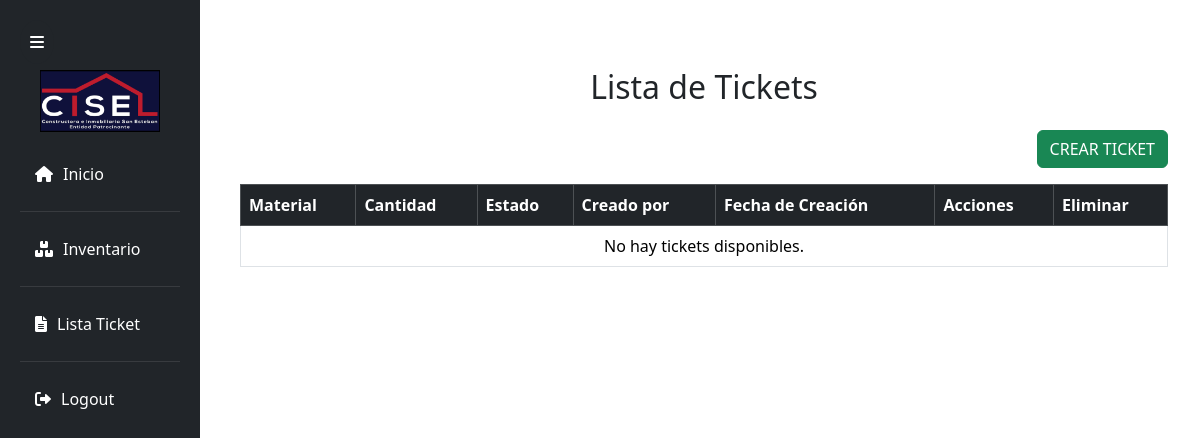
Page /tickets/ (signed in) on the earlier database version.
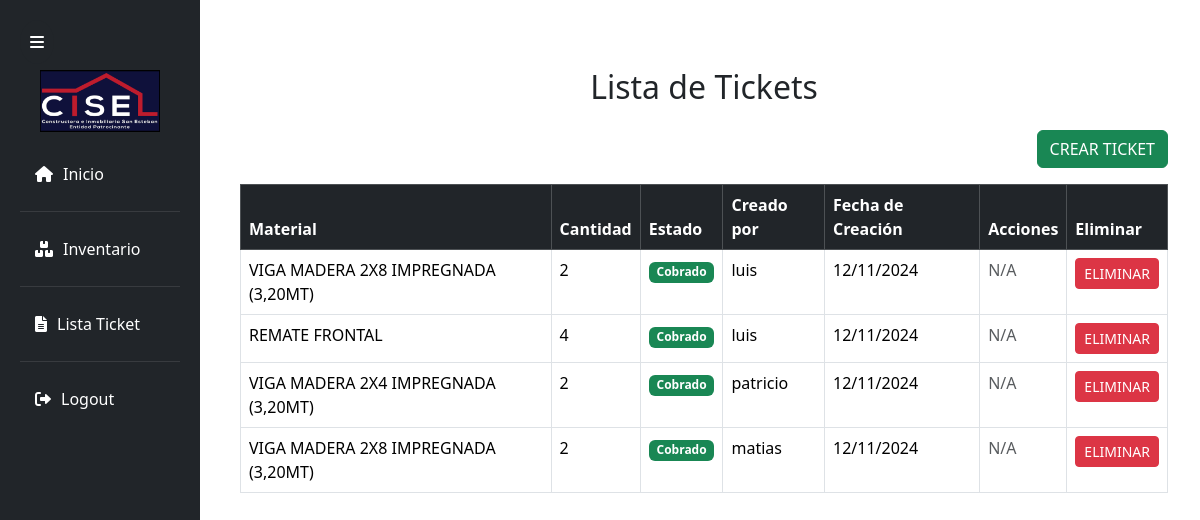
Same page on the later database version.
### Polls/models.py (models this page shows, shortened)
class Ticket(models.Model):
    ESTADO_CHOICES = [
        ('pendiente', 'Pendiente'),
        ('cobrado', 'Cobrado'),
    ]
    usuario = models.ForeignKey(CustomUser, on_delete=models.CASCADE)
    material_solicitado = models.ForeignKey(Material, on_delete=models.CASCADE)
    cantidad = models.IntegerField()
    estado = models.CharField(max_length=20, choices=ESTADO_CHOICES, default='pendiente')
    fecha_creacion = models.DateTimeField(auto_now_add=True)

class Material(models.Model):
    nombre = models.CharField(max_length=100)
    descripcion = models.TextField(blank=True, null=True)
    unidad_medida = models.ForeignKey('UnidadMedida', on_delete=models.CASCADE)
    cantidad_disponible = models.IntegerField()
    stock = models.IntegerField()
    activo = models.BooleanField(default=True)  # Campo para eliminación lógica

class CustomUser(AbstractUser):
    roles = models.ManyToManyField(Role,  related_name='users')

### Polls/views.py (the view)
# urls.py: path('tickets/', views.lista_tickets, name='lista_tickets'),
@login_required
@user_passes_test(lambda u: has_any_role(u, [JEFE_OBRA, JEFE_BODEGA, CAPATAZ]), login_url='/access_denied/')
def lista_tickets(request):
    tickets = Ticket.objects.all()
    estado = request.GET.get('estado')
    if estado:
        tickets = tickets.filter(estado=estado)
    return render(request, 'Modulo_usuario/tickets/lista.html', {'tickets': tickets})

### Polls/views.py (called while the page is built)
def has_any_role(user, roles):
    return any(user.roles.filter(id=role).exists() for role in roles)

### Polls/templates/Modulo_usuario/tickets/lista.html (shortened to what this page needs)
{% extends 'Modulo_usuario/base/base.html' %}
{% block content %}
<div class="container my-5">
    <h2 class="text-center mb-4">Lista de Tickets</h2>
    <div class="d-flex justify-content-end mb-3">
        <a href="{% url 'crear_ticket' %}" class="btn btn-success">Crear Ticket</a>
    </div>
    <table class="table table-hover table-bordered">
        <thead class="table-dark">
            <tr>
                <th>Material</th>
                <th>Cantidad</th>
                <th>Estado</th>
                <th>Creado por</th>
                <th>Fecha de Creación</th>
                {% if not is_jefe_obra %}
                    <th>Acciones</th>
                    <th>Eliminar</th>
                {% endif %}
            </tr>
        </thead>
        <tbody>
            {% if tickets %}
                {% for ticket in tickets %}
                <tr id="ticket-{{ ticket.id }}">
                    <td>{{ ticket.material_solicitado.nombre }}</td>
                    <td>{{ ticket.cantidad }}</td>
                    <td class="ticket-estado">
                        {% if ticket.estado == 'pendiente' %}
                            <span class="badge bg-warning text-dark">Pendiente</span>
                        {% else %}
                            <span class="badge bg-success">Cobrado</span>
                        {% endif %}
                    </td>
                    <td>{{ ticket.usuario.username }}</td>
                    <td>{{ ticket.fecha_creacion|date:"d/m/Y" }}</td>
                    {% if not is_jefe_obra%}
                        <td>
                            {% if is_jefe_bodega and ticket.estado == 'pendiente' %}
                                <a href="{% url 'cobrar_ticket' ticket.id %}" class="btn btn-sm btn-primary" onclick="return confirm('¿Estás seguro de cobrar este ticket?');">
                                    Entregar
                                </a>
                            {% else %}
                                <span class="text-muted">N/A</span>
                            {% endif %}
                        </td>
                        <td>
                            {% if is_jefe_bodega %}
                            <form action="{% url 'eliminar_ticket' ticket.id %}" method="POST" style="display:inline;">
                                <button type="submit" class="btn btn-sm btn-danger" onclick="return confirm('¿Estás seguro de eliminar este ticket?');">Eliminar</button>
                            </form>
                            {% endif %}
                        </td>
                    {% endif %}
                </tr>
                {% endfor %}
            {% else %}
                <tr>
                    <td colspan="7" class="text-center">No hay tickets disponibles.</td>
                </tr>
            {% endif %}
        </tbody>
    </table>
</div>
{% endblock %}

### Polls/templates/Modulo_usuario/base/base.html (shortened to what this page needs)
{% load static %}
<!DOCTYPE html>
<html lang="en">
  <head>
    <link
      rel="stylesheet"
      type="text/css"
      href="{% static 'css/style.css' %}"
    />
    <link
      href="https://unpkg.com/boxicons@2.1.4/css/boxicons.min.css"
      rel="stylesheet"
    />
    <link rel="stylesheet" href="https://cdn.datatables.net/1.13.5/css/jquery.dataTables.min.css">
    <link
      href="https://cdnjs.cloudflare.com/ajax/libs/font-awesome/6.0.0/css/all.min.css"
      rel="stylesheet"
    />
    <link
      href="https://cdn.jsdelivr.net/npm/bootstrap@5.3.3/dist/css/bootstrap.min.css"
      rel="stylesheet"
    />
    <link
      href="https://cdn.datatables.net/1.11.5/css/jquery.dataTables.min.css"
      rel="stylesheet"
    />
    <link
      href="https://cdnjs.cloudflare.com/ajax/libs/toastr.js/latest/toastr.min.css"
      rel="stylesheet"
    />
  </head>
  <body>
    <nav class="col-md-2 d-none d-md-block bg-dark sidebar">
      <img src="{% static 'img/logo.png' %}" alt="Logo" />
      <button id="sidebarToggle" class="btn btn-dark">
        <i class="fas fa-bars"></i>
      </button>
      <div class="sidebar-sticky">
        <ul class="nav flex-column menu">
          <li class="nav-item">
            <a class="nav-link active" href="{% url 'home' %}"
              ><i class="fas fa-home"></i> <span>Inicio</span></a
            >
          </li>
          {% if can_access_inventario %}
          <li class="nav-item">
            <a class="nav-link" href="{% url 'inventory' %}"
              ><i class="fas fa-boxes"></i> <span>Inventario</span></a
            >
          </li>
          {% endif %}
          {% if can_access_list_ticket %}
          <li class="nav-item">
            <a class="nav-link" href="{% url 'lista_tickets' %}"
              ><i class="fas fa-file-alt"></i> <span>Lista Ticket</span></a
            >
          </li>
            {% endif %}
          <li class="nav-item">
            <a class="nav-link" href="{% url 'logout' %}">
              <i class="fas fa-sign-out-alt"></i> <span>Logout</span>
            </a>
          </li>
        </ul>
      </div>
    </nav>
    <section class="content col-md-9 ml-sm-auto col-lg-10 px-4">
      {% block content %} {% endblock %}
    </section>
  </body>
</html>

### Polls/static/css/style.css (style rules this page uses)
:root { --white-color: #fff; --blue-color: #4070f4; --grey-color: #707070; --grey-color-light: #aaa; --light-gray: #c6c6c9; --dark-blue: #0d143b; --red: #ba1c2c; --gray: #6c6d7e; --black: #040406; --brown: #5f2742; --blue-gray: #393b5b; --silver: #ffffff; }
body { font-family: "Poppins", sans-serif; margin: 0; padding: 0; background-color: #f5f5f5; color: #343a40; }
.nav-link i { margin-right: 10px; transition: margin-right 0.3s; color: var(--white-color); }
.content { margin-left: 17%; }
.menu { margin-top: 20px; }
table { width: 100%; border-collapse: collapse; }
th { background-color: #007bff; color: white; padding: 10px; text-align: left; }
td { padding: 10px; border: 1px solid #ddd; }
tr:nth-child(even) { background-color: #f2f2f2; }
#sidebarToggle { border: none; border-radius: 50%; padding: 10px; cursor: pointer; transition: transform 0.3s, box-shadow 0.3s; position: fixed; top: 20px; left: 20px; z-index: 1100; }
.sidebar img { width: 120px; height: auto; margin: 0 auto; display: block; transition: width 0.3s ease; margin-top: 50px; }
.sidebar { width: 250px; position: fixed; top: 0; left: 0; height: 100%; background-color: var(--black); padding: 20px; display: flex; flex-direction: column; align-items: flex-start; }
.sidebar .nav-item { margin-bottom: 10px; }
.sidebar .nav-link { display: flex; align-items: center; color: var(--white-color); text-decoration: none; padding: 10px 15px; transition: background-color 0.3s ease; }
.sidebar .nav-link i { margin-right: 10px; }
.sidebar .nav-item:not(:last-child) { border-bottom: 1px solid rgba(255, 255, 255, 0.1); margin-bottom: 15px; padding-bottom: 15px; }
.sidebar .nav-link span { color: var(--white-color); }
table th, table td { padding: 12px; text-align: left; border-bottom: 1px solid var(--grey-color-light); }
table th { background-color: var(--light-gray); color: var(--black); }
.btn { padding: 10px 20px; border-radius: 5px; text-transform: uppercase; cursor: pointer; }
.btn-success { background-color: var(--green); color: var(--white-color); border: none; }
.btn-danger { background-color: var(--red); color: var(--white-color); border: none; }
form { margin-bottom: 20px; }
.btn { background-color: #007bff; color: white; padding: 10px 20px; border: none; border-radius: 4px; cursor: pointer; font-size: 16px; transition: background-color 0.3s; }
body { background-color: #f7f8fa; font-family: "Arial", sans-serif; }
.container { max-width: 650px; margin: 50px auto; padding: 20px; }
.container { max-width: 600px; margin: 50px auto; }

Differences in the rows shown:
added Ticket: material_solicitado.nombre "VIGA MADERA 2X8 IMPREGNADA (3,20MT)", cantidad "2", estado "Cobrado", usuario.username "luis", fecha_creacion "12/11/2024"
added Ticket: material_solicitado.nombre "REMATE FRONTAL", cantidad "4", estado "Cobrado", usuario.username "luis", fecha_creacion "12/11/2024"
added Ticket: material_solicitado.nombre "VIGA MADERA 2X4 IMPREGNADA (3,20MT)", cantidad "2", estado "Cobrado", usuario.username "patricio", fecha_creacion "12/11/2024"
added Ticket: material_solicitado.nombre "VIGA MADERA 2X8 IMPREGNADA (3,20MT)", cantidad "2", estado "Cobrado", usuario.username "matias", fecha_creacion "12/11/2024"
Other differences:
text no longer shown: "No hay tickets disponibles."
